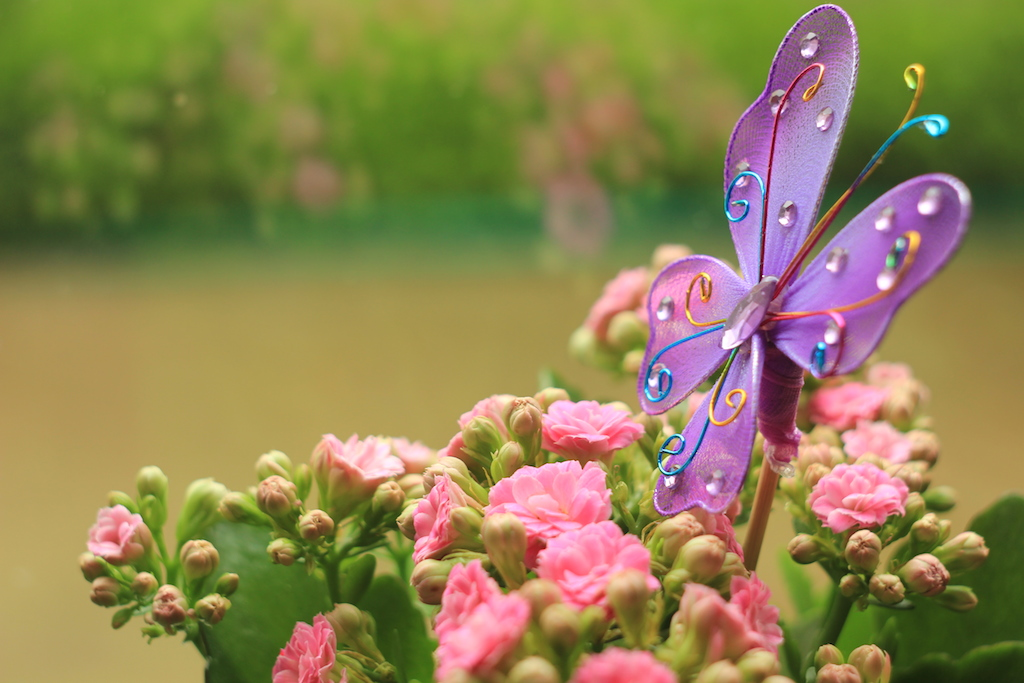
#> input picture 1ano-mect/IIº Semestre/Labi/aula21/flor.jpg, 1024 x 683 px
$ python -i image1.py   (imports and definitions only)   (Python 2 division)
#> lines starting #> are read from the running program, lines starting #| are printed output that depends on the picture
__author__ = 'labi'

from PIL import Image
from PIL import ExifTags
from PIL import ImageDraw
from PIL import ImageFont
import sys
import math

# [173 lines left out: functions imcar, changedim, compression, changeformat, delete4bits, changecolor and 7 more, not called in this run]

def edgedetector(im):
#> called with im = 'flor.jpg'
    img = Image.open(im)
#> img is the input picture: PIL image 1024x683 RGB; mean R, G, B 142.7, 130.4, 82.5
    width, height = img.size
#> width = 1024; height = 683

    for x in xrange(width):
        for y in xrange(height):
            p = img.getpixel( (x,y) )
            p = is_edge(img, x, y, 50, True)

            img.putpixel( (x,y), (p[0],p[1],p[2]) )
#> this loop made 1024 passes
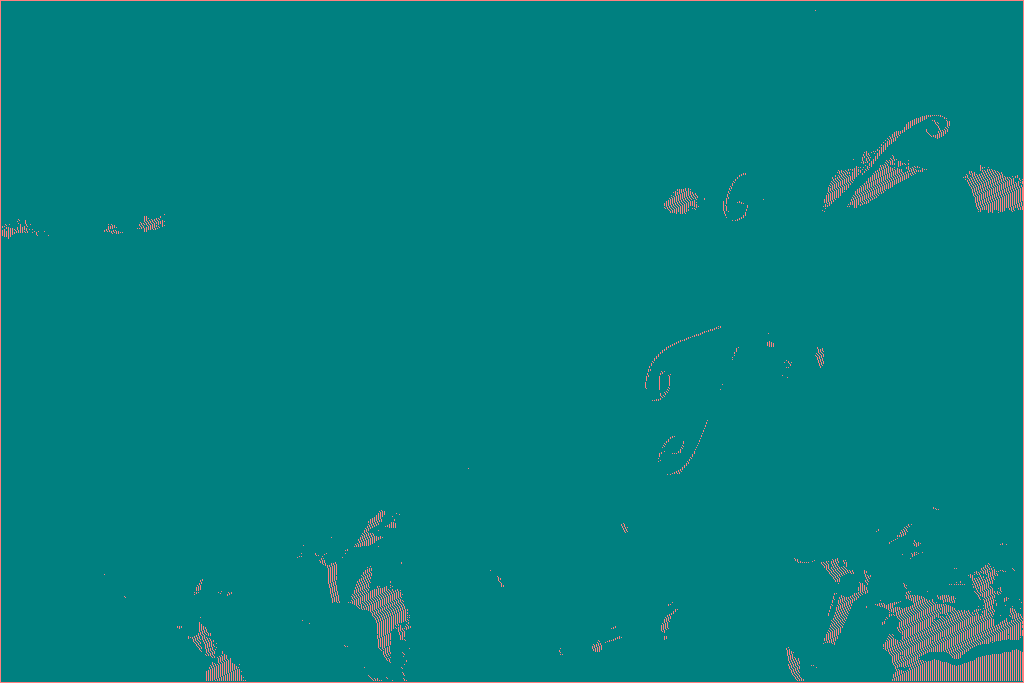
#> img: PIL image 1024x683 RGB; mean R, G, B 5, 128, 128

    img.save(im+'-borders.jpg')


def is_edge(im, x, y, diff, bw):
    # Obter o pixel
    p = im.getpixel( (x , y) )
    width, height = im.size

    if x < width-1 and y < height-1 and x > 0 and y > 0:


        #Vizinhos superiores e inferiores
        for vx in xrange(-1,1):
            for vy in [-1, 1]:
                px = im.getpixel( (x + vx, y + vy) )

            if abs(p[0]- px[0]) > diff:
                return (0,128,128)

        #Vizinhos da esquerda e direita
        for vx in [-1, 1]:
            px = im.getpixel( (x + vx, y) )

            if abs(p[0]- px[0]) > diff:
                return (0,128,128)


    if bw :
        return (255,128,128)
    else:
        return p


# [99 lines left out: functions vignette, get_factor, marcaagua, marcaaguainvisivel, revelarmarcainvisivel, text, not called in this run]

# [19 lines of commented-out code are left out]

>>> result = edgedetector('flor.jpg')
